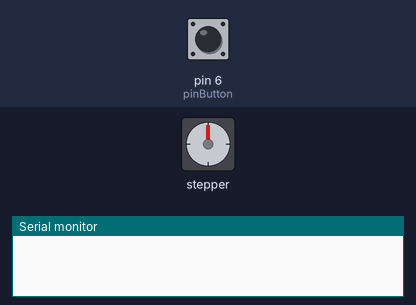
The sketch below on a simulated Arduino Uno, built with avr-gcc and run on an emulated ATmega328P. Parts: stepper motor, the last lines printed to the serial monitor. The test bench sets the inputs (shaded band); at power-on: pin 6 (pinButton) HIGH. Stepper angles assume 2048 steps per turn.

Above: at 0.15 s.
At 9.9 s:
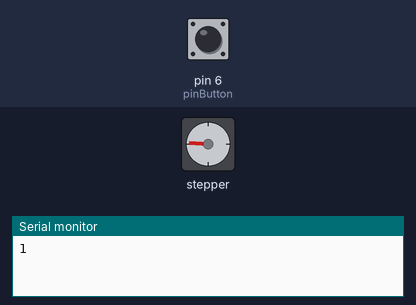
At 19.86 s:
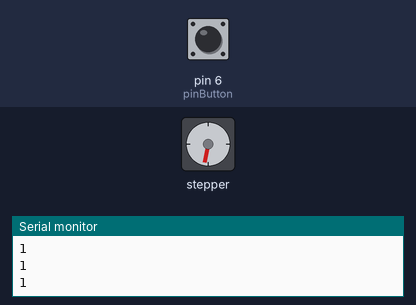
At 39.85 s:
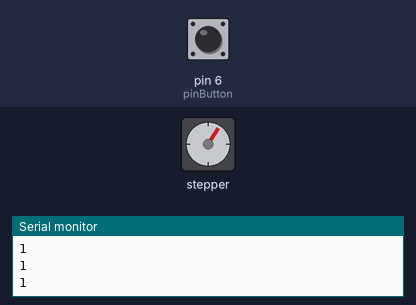
Timing chart, 0 to 40.0 s (numbered marks = the images above):
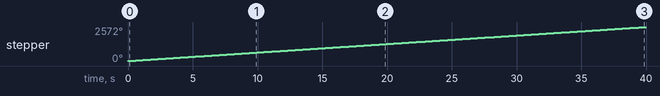

The sketch:

motorStepByStep.ino
```cpp
#include <Stepper.h>
int stepsPerRevolution = 2048;
int motSpeed = 11;
Stepper myStepper(stepsPerRevolution,8,10,9,11);
int dt = 1500;
int pinButton = 6;
int buttonVal;
int dt1 = 100;

void setup() {
  // put your setup code here, to run once:
  myStepper.setSpeed(motSpeed);
  pinMode(pinButton, INPUT);
  digitalWrite(pinButton, HIGH);
  Serial.begin(9600);
}

void loop() {
  // put your main code here, to run repeatedly:
  myStepper.step(stepsPerRevolution);


  buttonVal = digitalRead(pinButton);
  Serial.println(buttonVal);
  delay (dt1);

  if (buttonVal == 0) {
  delay (dt);
  myStepper.step(-stepsPerRevolution);
  delay (dt);
  }


}
```

Measured:
- by itself, stepper: keeps turning clockwise at about 64°/s
